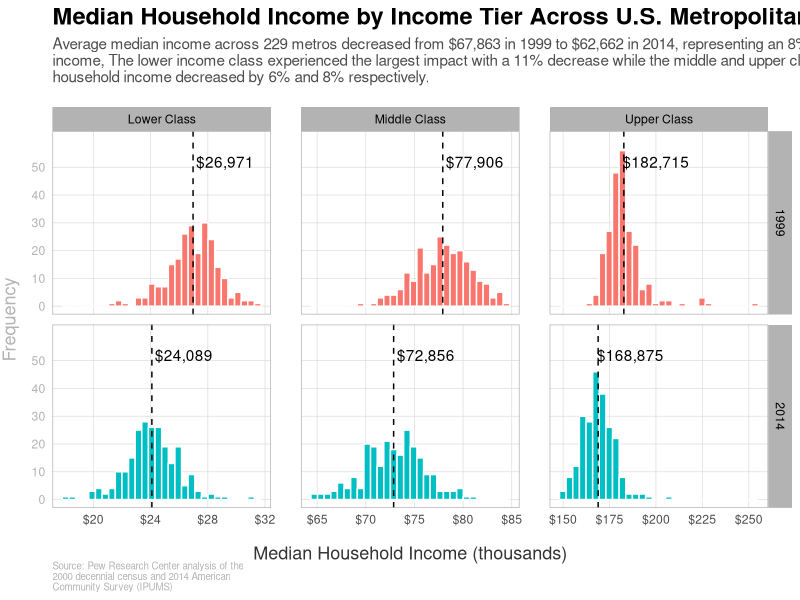

The R source for this figure:
## ---- chunk 1
knitr::opts_chunk$set(echo = TRUE, warning = FALSE, message = FALSE, attr.source = '.numberLines')
## ---- chunk 2
library('ggplot2')
library('readxl')
## ---- chunk 3
readxl::excel_sheets("CS_02_03.xlsx")
data <- readxl::read_xlsx(path = "CS_02_03.xlsx", sheet = "3. Median HH income, metro")
dim(data)
summary(data)
str(data)
## ---- chunk 4
data_1 <- data[-c(1:5,8), -6]
data_1 <- as.data.frame(data_1)
colnames(data_1)[1] <- "Metropolitan area"
head(data_1)

data_2 = data.frame(metropolitan_area = c(''), median_HH_income = c(0), income_class = c(''), year = c(''))
for(i in 3:nrow(data_1)){
  for(j in 2:ncol(data_1)){
    data_2 <- rbind(data_2, list(data_1[i,1], data_1[i,j], data_1[2,j], data_1[1,ifelse(j < 6, 2, 6)]))
  }
}
data_2 <- data_2[-1,]

data_2$year <- factor(data_2$year)
data_2$median_HH_income <- as.numeric(data_2$median_HH_income)

head(data_2, 10)
dim(data_2)
colnames(data_2)
summary(data_2)

data_2$median_HH_income_per_1000 <- round(data_2$median_HH_income / 1000, 2)
data_2 <- data_2[-which(data_2$income_class == "All"),]
data_2$income_class <- factor(data_2$income_class,
                              levels = c("Lower","Middle","Upper"),
                              labels = c("Lower Class", "Middle Class", "Upper Class"))
head(data_2, 10)

data_means <- round(tapply(data_2$median_HH_income, list(data_2$income_class, data_2$year), mean))
data_means
class(data_means)
year <- rep(levels(data_2$year),3)
income_class <- rep(levels(data_2$income_class),each = 2)
data_means_df <- data.frame(income_class = income_class, year = year, average = as.vector(t(data_means)))
data_means_df
## ---- chunk 5
ggplot(data_2, aes(x = median_HH_income_per_1000)) +
  ggtitle("Median Household Income by Income Tier Across U.S. Metropolitan Areas",
  subtitle = "Average median income across 229 metros decreased from $67,863 in 1999 to $62,662 in 2014, representing an 8% loss in\nincome, The lower income class experienced the largest impact with a 11% decrease while the middle and upper class median\nhousehold income decreased by 6% and 8% respectively.") +
  labs(caption = "Source: Pew Research Center analysis of the\n2000 decennial census and 2014 American\nCommunity Survey (IPUMS)") +
  geom_histogram(bins = 30, aes(fill = year), color = 'white') +
  facet_grid(cols = vars(income_class), rows = vars(year), scales = "free_x") +
  scale_x_continuous(labels = scales::dollar_format()) +
  scale_y_continuous(breaks = seq(0, 50, 10),
                     limits = c(0, 60)) +
  scale_fill_discrete(guide = "none") +
  geom_vline(data = data_means_df, aes(xintercept = round(average / 1000, 2)), linetype = 'dashed') +
  geom_text(data = data_means_df,
            aes(label = paste0(format("$", width = 17, justify = "right"), trimws(format(average, big.mark = ",")))), 
            x = (round(data_means_df$average / 1000, 2)), 
            y = 52) +
  xlab("Median Household Income (thousands)") +
  ylab("Frequency") +
  theme_light() +
  theme(
        plot.title = element_text(hjust = 0, color = "black", size = 17, face = "bold"),
        axis.ticks.x = element_blank(),
        axis.ticks.y = element_blank(),
        axis.text.y = element_text(color = "gray70"),
        axis.title.x = element_text(size = 13, color = "gray20", vjust = -3),
        axis.title.y = element_text(size = 13, color = "gray70", vjust = 4, margin = margin(l = 5)),
        panel.grid.minor.x = element_blank(),
        panel.grid.minor.y = element_blank(),
        plot.caption = element_text(size = 7, hjust = 0, margin = margin(t = 10), color = "gray70"),
        plot.subtitle = element_text(size = 11, color = "gray30", margin = margin(b = 15)),
        panel.spacing.x = grid::unit(x = 1.5, units = "lines"),
        panel.spacing.y = grid::unit(x = 0.5, units = "lines"),
        strip.text = element_text(color = "black"))
